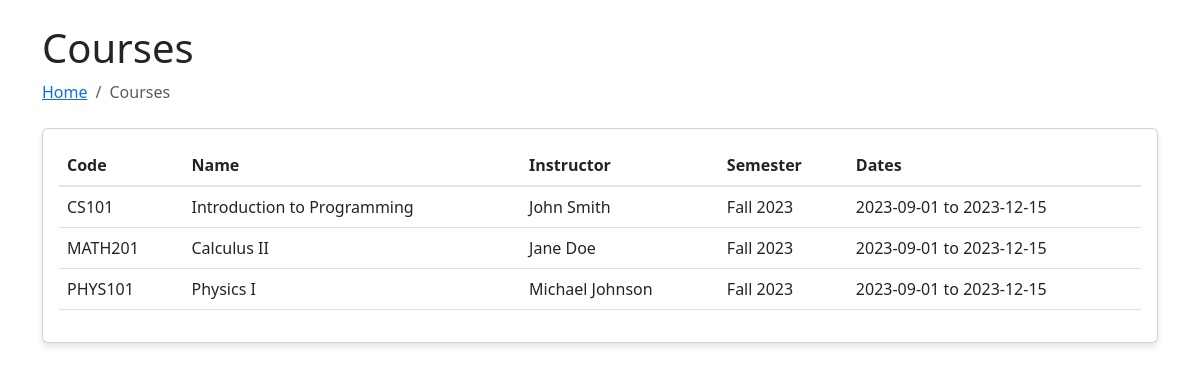
Screenshot of /courses with the database file from the repository.
### tables this page shows
CREATE TABLE Courses (
    course_id INTEGER PRIMARY KEY,
    course_code VARCHAR(10) UNIQUE NOT NULL,
    course_name VARCHAR(100) NOT NULL,
    instructor_id INTEGER NOT NULL,
    semester VARCHAR(20) NOT NULL,
    start_date DATE NOT NULL,
    end_date DATE NOT NULL,
    FOREIGN KEY (instructor_id) REFERENCES Instructors(instructor_id)
);

### app.py (the view)
@app.route('/courses')
def list_courses():
    try:
        conn = get_db_connection()
        courses = conn.execute('''
            SELECT c.*, i.first_name || ' ' || i.last_name as instructor_name
            FROM Courses c
            JOIN Instructors i ON c.instructor_id = i.instructor_id
        ''').fetchall()
        return render_template('courses/list.html', courses=courses)
    except sqlite3.Error as e:
        flash('Error retrieving course list. Please try again.')
        return redirect(url_for('index'))
    finally:
        if 'conn' in locals():
            conn.close()

### app.py (called while the page is built)
def get_db_connection():
    try:
        conn = sqlite3.connect(DB_PATH)
        conn.row_factory = sqlite3.Row
        return conn
    except sqlite3.Error as e:
        print(f"Database connection error: {str(e)}")
        raise

### templates/courses/list.html (shortened to what this page needs)
<!DOCTYPE html>
<html lang="en">
<head>
    <link rel="stylesheet" href="{{ url_for('static', filename='css/style.css') }}">
    <link rel="stylesheet" href="https://cdnjs.cloudflare.com/ajax/libs/bootstrap/5.3.0/css/bootstrap.min.css">
</head>
<body>
    <div class="container">
        <header class="my-4">
            <h1>Courses</h1>
            <nav aria-label="breadcrumb">
                <ol class="breadcrumb">
                    <li class="breadcrumb-item"><a href="{{ url_for('index') }}">Home</a></li>
                    <li class="breadcrumb-item active" aria-current="page">Courses</li>
                </ol>
            </nav>
        </header>
        <div class="card">
            <div class="card-body">
                <table class="table table-hover">
                    <thead>
                        <tr>
                            <th>Code</th>
                            <th>Name</th>
                            <th>Instructor</th>
                            <th>Semester</th>
                            <th>Dates</th>
                        </tr>
                    </thead>
                    <tbody>
                        {% for course in courses %}
                        <tr>
                            <td>{{ course['course_code'] }}</td>
                            <td>{{ course['course_name'] }}</td>
                            <td>{{ course['instructor_name'] }}</td>
                            <td>{{ course['semester'] }}</td>
                            <td>{{ course['start_date'] }} to {{ course['end_date'] }}</td>
                        </tr>
                        {% endfor %}
                    </tbody>
                </table>
            </div>
        </div>
    </div>
</body>
</html>

### static/css/style.css (style rules this page uses)
:root { --primary-color: #4a90e2; --secondary-color: #f5f6fa; --text-color: #2c3e50; --border-color: #e1e8ed; --success-color: #2ecc71; --danger-color: #e74c3c; --warning-color: #f1c40f; --card-shadow: 0 4px 6px rgba(0, 0, 0, 0.1); --transition-speed: 0.3s; }
body { font-family: 'Inter', sans-serif; color: var(--text-color); background-color: var(--secondary-color); transition: background-color var(--transition-speed), color var(--transition-speed); }
.card { background-color: white; border: none; border-radius: 10px; box-shadow: var(--card-shadow); transition: transform var(--transition-speed), box-shadow var(--transition-speed); }
.table { color: var(--text-color); }
.table thead th { border-bottom: 2px solid var(--border-color); font-weight: 600; }
.table td, .table th { padding: 1rem; vertical-align: middle; }

### rows the page displays
Courses: course_code "CS101", course_name "Introduction to Programming", instructor_name "John Smith", semester "Fall 2023", start_date "2023-09-01", end_date "2023-12-15"
Courses: course_code "MATH201", course_name "Calculus II", instructor_name "Jane Doe", semester "Fall 2023", start_date "2023-09-01", end_date "2023-12-15"
Courses: course_code "PHYS101", course_name "Physics I", instructor_name "Michael Johnson", semester "Fall 2023", start_date "2023-09-01", end_date "2023-12-15"
